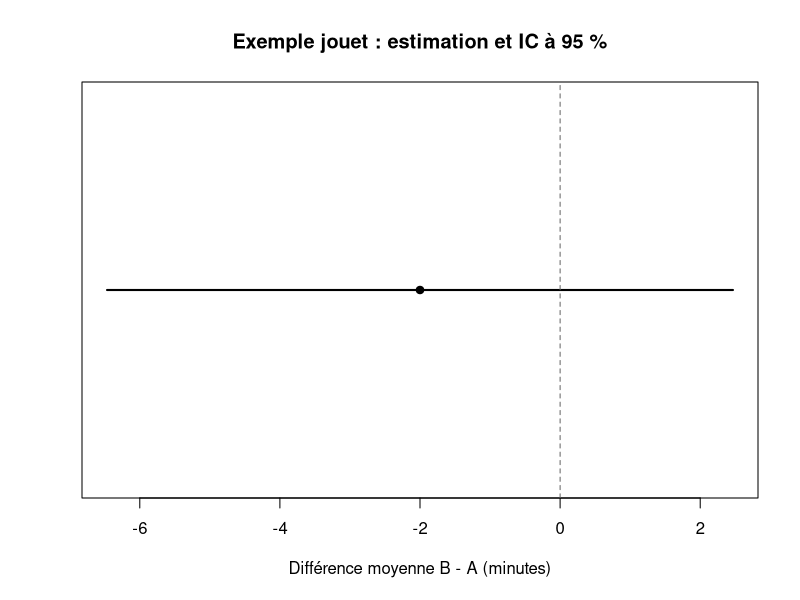
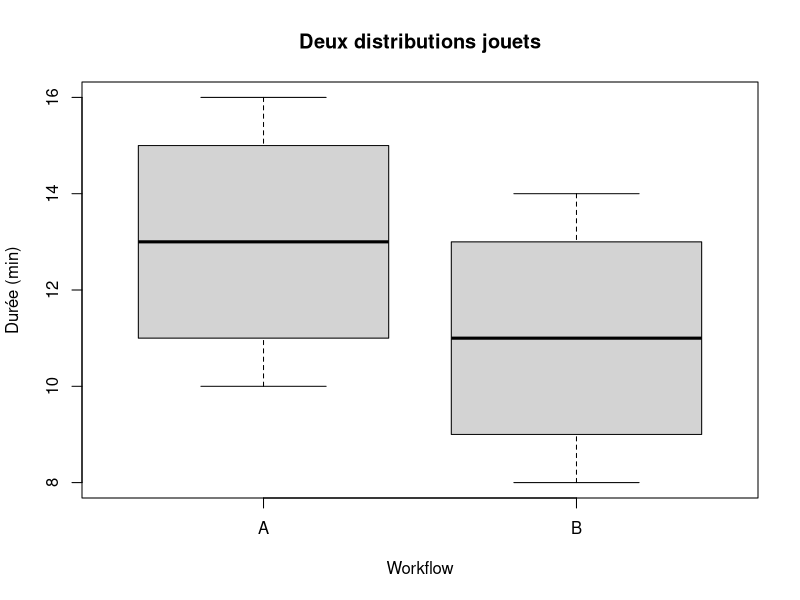
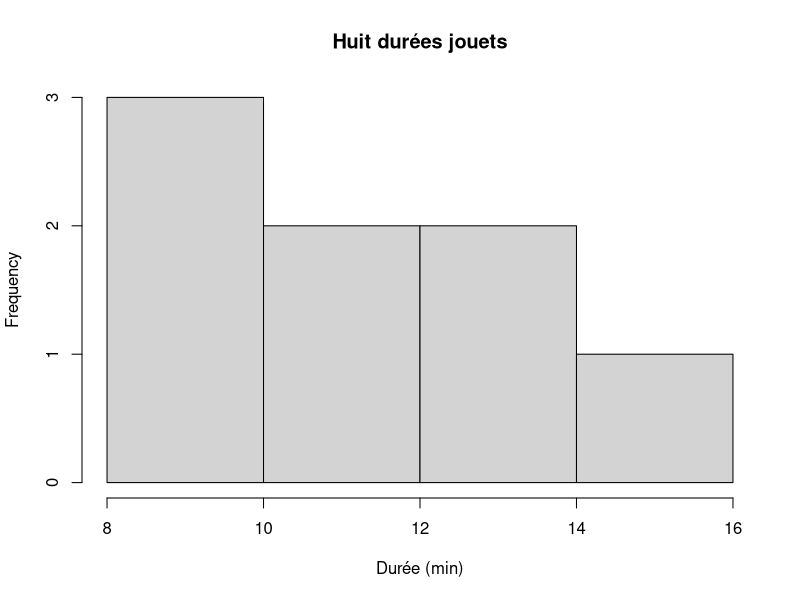

These charts were generated, in order, by the following R code:
# Exemple AVANT TP03 : deux échantillons indépendants, pas des paires.
a_mini <- c(10,12,14,16)
b_mini <- c(8,10,12,14)
# Papier : A=13, B=11, B-A=-2 ; l'IC décrit l'incertitude, pas une durée individuelle.
test_mini <- t.test(x=b_mini,y=a_mini,var.equal=FALSE,conf.level=.95)
class(test_mini)            # "htest" : une liste avec classe S3.
attributes(test_mini)       # Noms et classe, pas seulement les nombres.
names(test_mini)            # Où chercher conf.int et p.value ?
delta_mini <- mean(b_mini)-mean(a_mini)
ic_mini <- unname(test_mini$conf.int)
p_mini <- test_mini$p.value
resultat_mini <- data.frame(contraste="B - A",delta_minutes=delta_mini,
  ic_bas=ic_mini[1],ic_haut=ic_mini[2],p_valeur=p_mini)
# Cas insuffisant intentionnel : observer une erreur en conservant l'exécution.
erreur_mini <- try(t.test(c(1),c(2)),silent=TRUE)
stopifnot(inherits(test_mini,"htest"),delta_mini == -2,inherits(erreur_mini,"try-error"))
print(resultat_mini)
# p n'est pas P(H0 vraie). Un IC contenant 0 ne démontre pas une égalité.
# Un point estimé, son intervalle horizontal et une référence à zéro.
# Toutes les valeurs proviennent du mini-test ci-dessus, sans données Noria.
dir.create("results", showWarnings = FALSE)
pdf("results/mini_welch_ic.pdf", width = 7, height = 4)
plot(delta_mini, 1, pch = 19, xlim = range(c(ic_mini, 0)),
  ylim = c(0.6, 1.4), yaxt = "n", ylab = "",
  xlab = "Différence moyenne B - A (minutes)",
  main = "Exemple jouet : estimation et IC à 95 %")
segments(ic_mini[1], 1, ic_mini[2], 1, lwd = 2)
abline(v = 0, lty = 2, col = "grey40")
dev.off()
# Le point est négatif, mais l'IC traverse zéro : ne pas conclure à une égalité.

# Lire une formule de graphique : « duree selon workflow ».
# ~ relie ici la variable numérique à la variable de groupe ; il ne fait pas un test.
mini_table <- data.frame(workflow = rep(c("A", "B"), each = 4),
                         duree = c(a_mini, b_mini))
pdf("results/mini_welch_distributions.pdf", width = 7, height = 4)
boxplot(duree ~ workflow, data = mini_table,
  xlab = "Workflow", ylab = "Durée (min)", main = "Deux distributions jouets")
hist(mini_table$duree, xlab = "Durée (min)", main = "Huit durées jouets")
dev.off()
